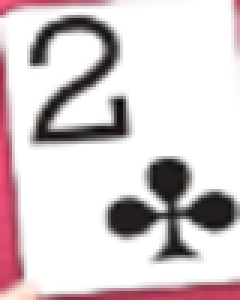
#> input picture card_templates/2c.png, 80 x 100 px (shown 3 times larger)
$ python -i card_detection.py   (imports and definitions only)
#> lines starting #> are read from the running program, lines starting #| are printed output that depends on the picture
### logger.py
import os
import datetime
import cv2
import json
from typing import Any, Dict, List


class Logger:
    def __init__(self, base_dir="logs"):
        """Initialize logger with base directory"""
        self.base_dir = base_dir
        self.ensure_directory_exists(base_dir)

        # Create session directory
        self.session_dir = self.create_session_directory()

        # Create subdirectories
        self.image_dir = os.path.join(self.session_dir, "images")
        self.log_dir = os.path.join(self.session_dir, "logs")
        self.ensure_directory_exists(self.image_dir)
        self.ensure_directory_exists(self.log_dir)

        # Initialize log file
        self.log_file_path = os.path.join(self.log_dir, "session.log")
        self.initialize_log_file()

    def ensure_directory_exists(self, directory: str):
        """Create a directory if it doesn't exist"""
        if not os.path.exists(directory):
            os.makedirs(directory)

    def create_session_directory(self) -> str:
        """Create a session directory with a timestamp"""
        timestamp = datetime.datetime.now().strftime("%Y%m%d_%H%M%S")
        session_dir = os.path.join(self.base_dir, f"session_{timestamp}")
        self.ensure_directory_exists(session_dir)
        return session_dir

    def initialize_log_file(self):
        """Initialize log file with header"""
        header = f"=== Governor of Poker Bot Session ===\n"
        header += f"Started at: {datetime.datetime.now().strftime('%Y-%m-%d %H:%M:%S')}\n\n"

        with open(self.log_file_path, 'w', encoding='utf-8') as f:
            f.write(header)

    def log(self, message: str, level: str = "INFO", console: bool = True):
        """Log a message to file and optionally console"""
        timestamp = datetime.datetime.now().strftime('%H:%M:%S')
        log_entry = f"[{timestamp}] [{level}] {message}\n"

        # Write to a log file
        with open(self.log_file_path, 'a', encoding='utf-8') as f:
            f.write(log_entry)

        # Print to console if requested
        if console:
            print(message)

    # [4 lines left out: function log_card_detection, not called in this run]

    def log_simulation_results(self, win_prob: float, lose_prob: float, tie_prob: float):
        """Log simulation results"""
        self.log(f"Simulation results - Win: {win_prob:.2%}, Lose: {lose_prob:.2%}, Tie: {tie_prob:.2%}")

    def log_decision(self, decision: str):
        """Log bot decision"""
        self.log(f"Bot decision: {decision}")

    # [26 lines left out: functions log_error, save_image, save_calibration_data, not called in this run]

    def get_session_directory(self) -> str:
        """Get the current session directory"""
        return self.session_dir

### card_detection.py
#!/usr/bin/env python3
"""
Improved Card Detection Module using Advanced Template Matching
"""
import cv2
import numpy as np
import os
from typing import List, Tuple, Optional, Dict
from logger import Logger
import config


class AdvancedTemplateMatcher:
    def __init__(self, template_dir="card_templates"):
        """Initialize advanced template matcher"""
        self.template_dir = template_dir
        self.logger = Logger()

        # Card definitions
        self.ranks = list(config.CARD_RANKS)
        self.suits = list(config.CARD_SUITS)

        # Load all templates
        self.templates = self._load_all_templates()

        # Template matching methods to try
        self.matching_methods = [
            ('TM_CCOEFF_NORMED', cv2.TM_CCOEFF_NORMED),
            ('TM_CCORR_NORMED', cv2.TM_CCORR_NORMED),
            ('TM_SQDIFF_NORMED', cv2.TM_SQDIFF_NORMED)
        ]

        # Templates loaded successfully

    def _load_all_templates(self) -> Dict[str, np.ndarray]:
        """Load all card templates in BGR color format"""
        templates = {}

        if not os.path.exists(self.template_dir):
            self.logger.log(f"Template directory not found: {self.template_dir}", level="ERROR")
            return templates

        # Load templates in color (BGR) format for accurate matching
        for rank in self.ranks:
            for suit in self.suits:
                card_name = f"{rank}{suit}"
                template_path = os.path.join(self.template_dir, f"{card_name}.png")

                if os.path.exists(template_path):
                    # Load in color mode (BGR)
                    template = cv2.imread(template_path, cv2.IMREAD_COLOR)
                    if template is not None:
                        # Store only the original color template for clean matching
                        templates[card_name] = {
                            'original': template
                        }
                    else:
                        self.logger.log(f"Failed to load template: {card_name}", level="WARNING")
                else:
                    self.logger.log(f"Template not found: {template_path}", level="WARNING")
        return templates

    def match_card(self, card_image: np.ndarray, confidence_threshold: float = 0.3) -> Optional[str]:
        """Match a card image against templates using RGB color for better accuracy"""
        if card_image is None or card_image.size == 0:
            return None

        best_match = None
        best_confidence = 0.0

        try:
            # Ensure the card image is in BGR format (OpenCV standard)
            if len(card_image.shape) == 2:
                # If grayscale, convert to BGR
                card_bgr = cv2.cvtColor(card_image, cv2.COLOR_GRAY2BGR)
            else:
                card_bgr = card_image.copy()

            # Resize to a standard size for consistent matching
            target_height, target_width = 80, 60
            card_resized = cv2.resize(card_bgr, (target_width, target_height))

            # Test against all templates using simple, reliable method
            for card_name, template_dict in self.templates.items():
                # Use the original template for best accuracy
                template = template_dict.get('original')
                if template is None:
                    continue

                # Resize template to match card size
                template_resized = cv2.resize(template, (target_width, target_height))

                # Use normalized correlation coefficient for best results
                result = cv2.matchTemplate(card_resized, template_resized, cv2.TM_CCOEFF_NORMED)
                _, max_val, _, _ = cv2.minMaxLoc(result)

                # Update best match
                if max_val > best_confidence:
                    best_confidence = max_val
                    best_match = card_name

            # Log the best match for debugging
            if best_confidence > confidence_threshold:
                self.logger.log(f"Card matched: {best_match} (confidence: {best_confidence:.3f})")
                return best_match
            else:
                self.logger.log(
                    f"No match found (best: {best_match} at {best_confidence:.3f}, threshold: {confidence_threshold})")
                return None

        except Exception as e:
            self.logger.log_error(f"Card matching failed: {e}", e)
            return None

    def test_template_matching(self, test_image_path: str, expected_card: str = None) -> Dict:
        """Test template matching on a single image"""
#> called with test_image_path = 'card_templates/2c.png'
        if not os.path.exists(test_image_path):
            return {"error": f"Image not found: {test_image_path}"}

        # Read test image
        test_image = cv2.imread(test_image_path)
#> test_image is the input picture: shape (100, 80, 3); mean B, G, R 206.8, 204.4, 215.3
        if test_image is None:
            return {"error": f"Failed to read image: {test_image_path}"}

        results = {}

        # Test full card matching with different thresholds
        for threshold in [0.9, 0.8, 0.7, 0.6, 0.5, 0.4]:
            match = self.match_card(test_image, threshold)
            results[f'threshold_{threshold}'] = match
#> this loop made 6 passes
#> pass 1, in match_card, `card_resized = cv2.resize(card_bgr, (target_width, target_height))`:
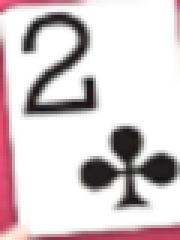
#> card_resized: shape (80, 60, 3) (shown 3 times larger); mean B, G, R 206.7, 204.3, 215.2
#> after the loop, results = {'threshold_0.9': '2c', 'threshold_0.8': '2c', 'threshold_0.7': '2c', 'threshold_0.6': '2c', 'threshold_0.5': '2c', 'threshold_0.4': '2c'}

        # Get the best match with lowest threshold
        best_match = self.match_card(test_image, 0.3)
#> best_match = '2c'
        results['best_match'] = best_match

        # Add expected result if provided
        if expected_card:
            results['expected'] = expected_card
            results['best_match_correct'] = best_match == expected_card

        return results

    # [44 lines left out: function debug_card_matching, not called in this run]


class CardDetector:
    """Main card detection class that uses the advanced template matcher"""

    # [157 lines left out: functions __init__, get_player_cards, get_table_cards, _is_card_present, _detect_card, not called in this run]

    def test_card_detection(self, test_image_path, expected_card=None):
        """Test card detection on a single image"""
        return self.template_matcher.test_template_matching(test_image_path, expected_card)

    # [6 lines left out: function debug_card_detection, not called in this run]

>>> result = AdvancedTemplateMatcher().test_template_matching('card_templates/2c.png')
#> result = {'threshold_0.9': '2c', 'threshold_0.8': '2c', 'threshold_0.7': '2c', 'threshold_0.6': '2c', 'threshold_0.5': '2c', 'threshold_0.4': '2c', 'best_match': '2c'}
